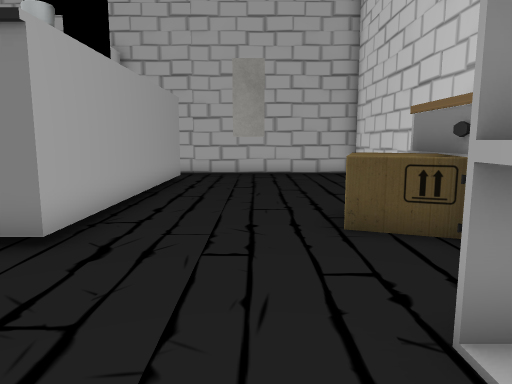
[1] (above)

16 first-person views from a walk through a Unity game level. The camera is 1.5 m above the floor, tilts 8° down and sees 70° across. The floor is counted in squares, 1 m on a side. Each view is taken from the middle of a square. On the plan, view 1 faces up. The plan holds only what a view shows up to about 16 squares ahead; the rest is blank. Some surface patterns are stand-ins.

[2]
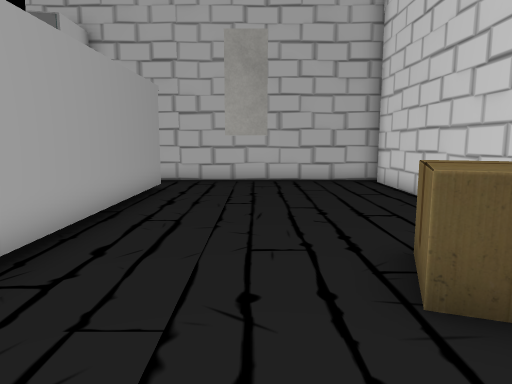

[3]
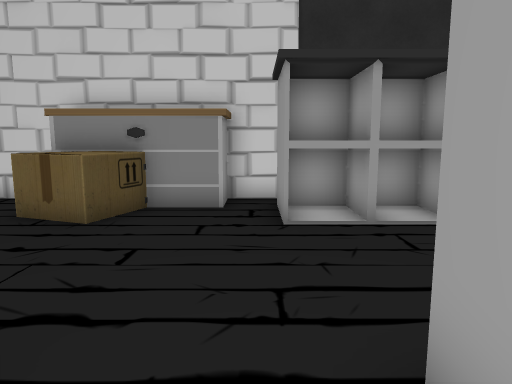

[4]
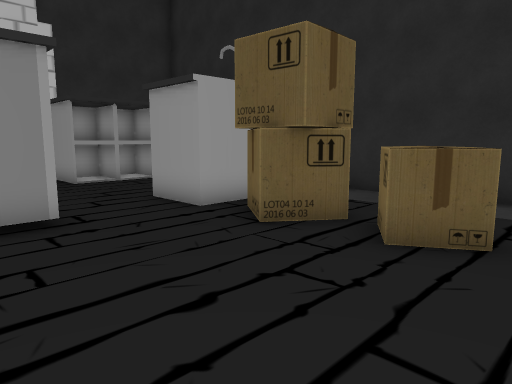

[5]
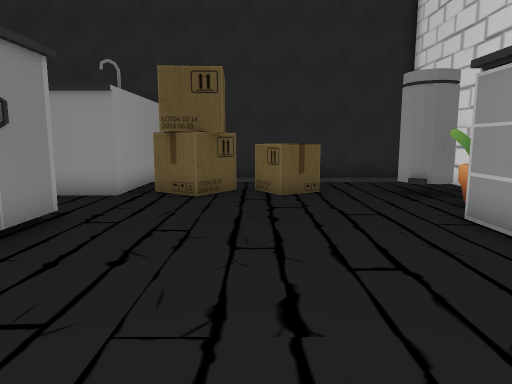

[6]
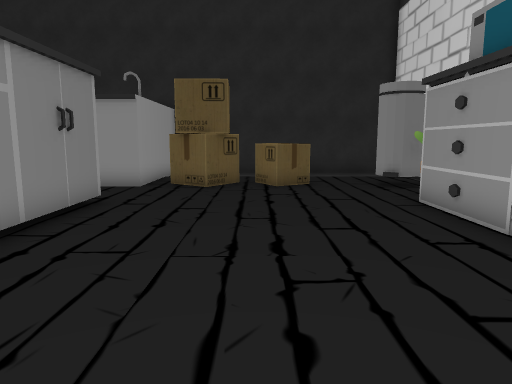

[7]
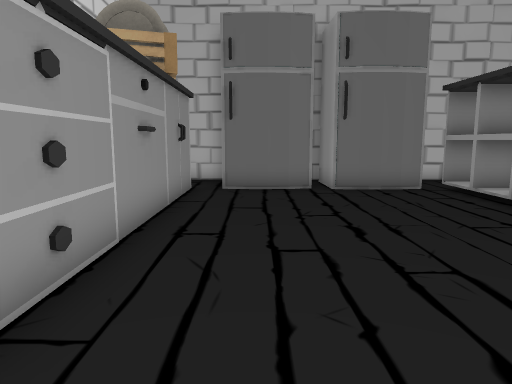

[8]
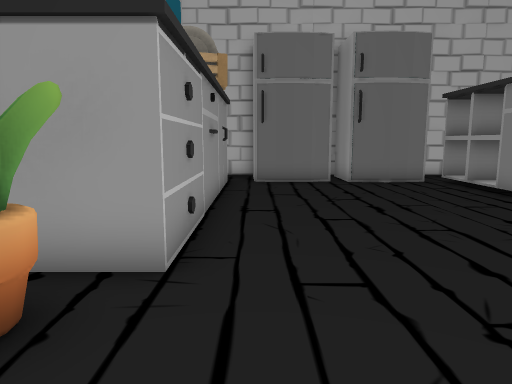

[9]
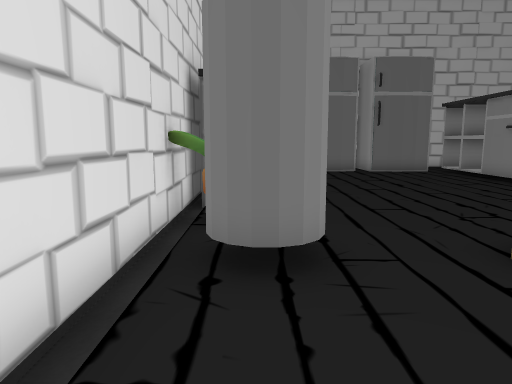

[10]
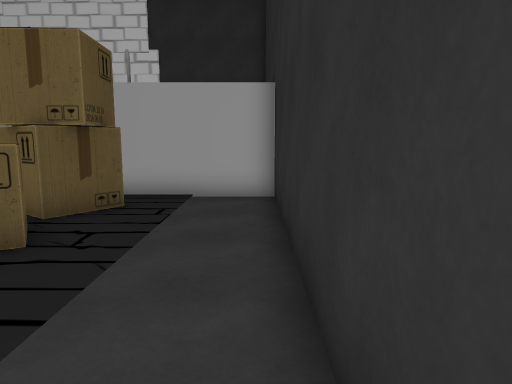

[11]
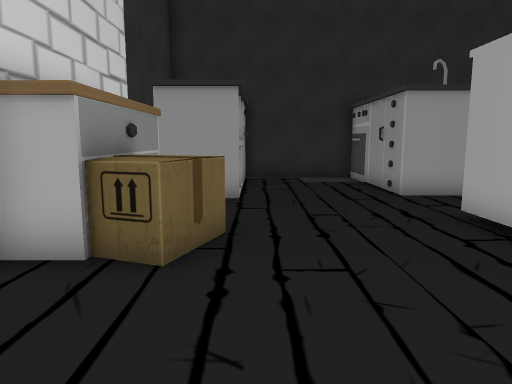

[12]
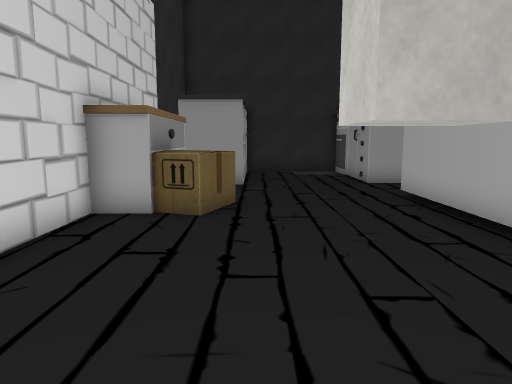

[13]
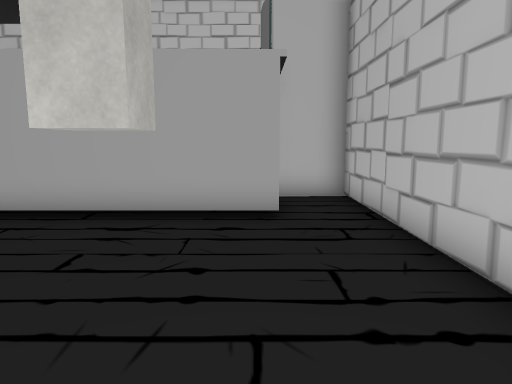

[14]
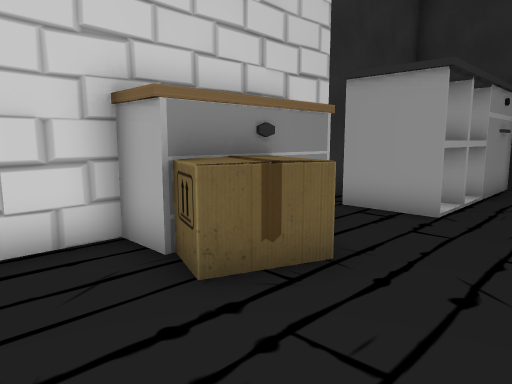

[15]
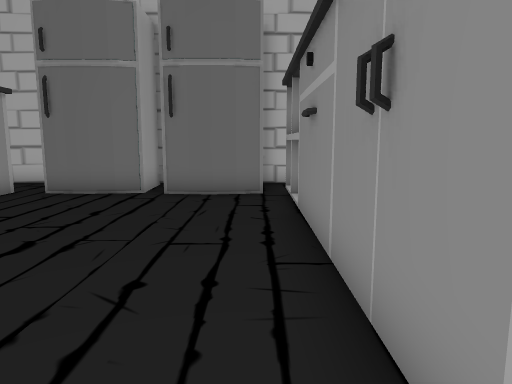

[16]
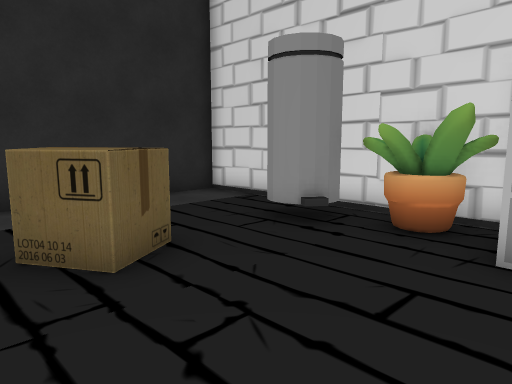

### Floor plan
Points are (right, up) in squares from view 1. A wall is a line through its corners. A room is listed if a view was taken in it or the views show most of it. See-through windows are left out.
Room 1 (views 1, 2, 11, 12, 13, 14)
walls: (4.4, 8.4) (4.4, 16.4) (-5.5, 16.4); (-3, 2) (-3, -3.5) (1.4, -3.5) (1.4, 2.5) (3.6, 2.5); (4.4, 1) (4.4, 3.5); (1.4, -0.6) (3, -0.6) (3, 2.4); (-3, 14.5) (-3, 5)
ways out: opening at (-2.5, 3.5) to room 2
objects: block (-1, 12) to (0, 13); other object (2, 6) to (4, 8); other object (3, 4) to (5, 5); other object (5, 7) to (5, 8)
Room 2 (views 3, 4, 5, 6, 7, 8, 9, 10, 15, 16)
walls: (-5.1, 4.9) (-5.1, 14.5); (-15.5, 5.4) (-15.5, -3.5) (-8.5, -3.5); (-3, 5) (-3.6, 5); (-6.6, -3.5) (-5.1, -3.5) (-5.1, 2) (-3, 2); (-13.1, 14.6) (-13.1, 8.2)
ways out: opening at (-2.5, 3.5) to room 1
objects: other object (-15, 3) to (-14, 4); other object (-15, 6) to (-15, 7); bin (-14, 1) to (-13, 2); other object (-13, 5) to (-13, 7); other object (-11, 0) to (-9, 2); other object (-8, 0) to (-6, 2)

Where each view was taken, in squares from view 1:
view 1: 0 up, 0 right, facing up
view 2: 3 up, 0 right, facing up
view 3: 3 up, 5 left, facing right
view 4: 7 up, 12 left, facing down-right
view 5: 12 up, 9 left, facing down
view 6: 14 up, 9 left, facing down
view 7: 3 up, 11 left, facing up
view 8: 1 up, 12 left, facing up
view 9: 3 down, 14 left, facing up
view 10: 3 down, 15 left, facing right
view 11: 12 up, 1 right, facing down
view 12: 15 up, 1 right, facing down
view 13: 14 up, 4 right, facing left
view 14: 10 up, 1 left, facing down-right
view 15: 4 up, 6 left, facing up
view 16: 6 up, 8 left, facing down-left
